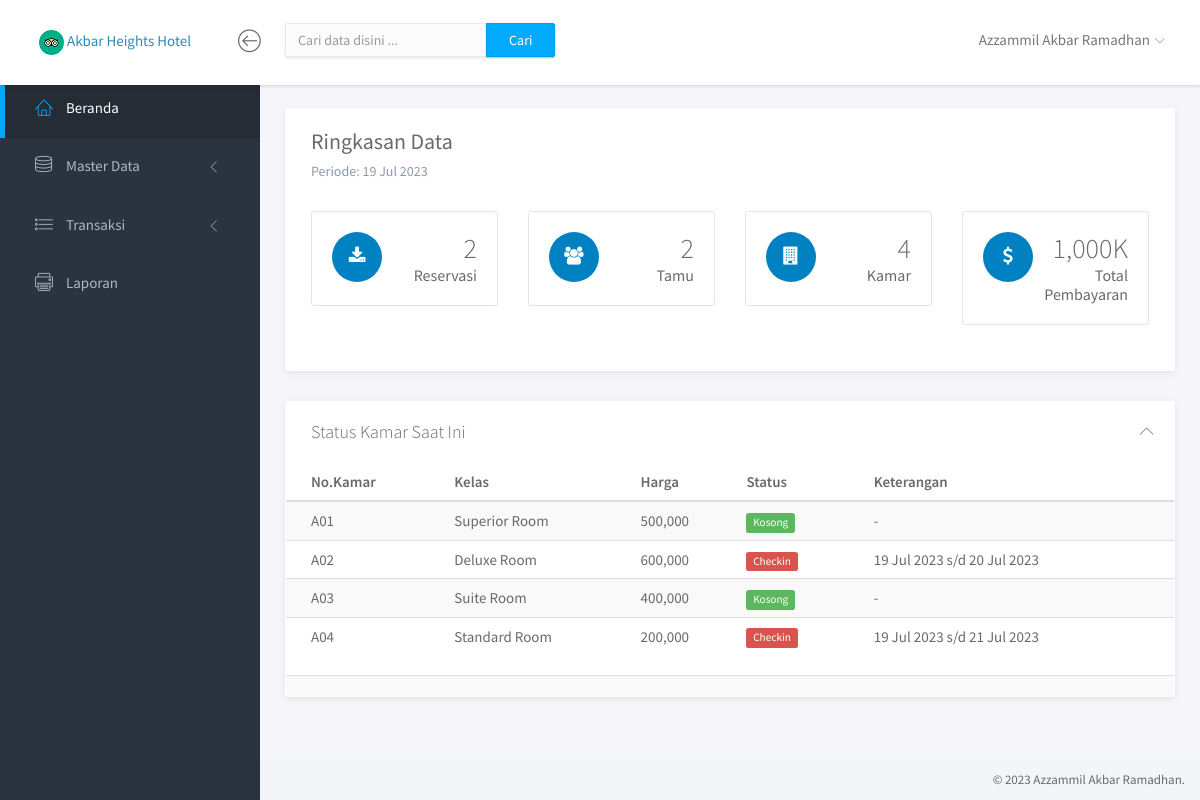
Page /index.php?p=home (signed in) on the committed database.
### tables this page shows
CREATE TABLE `kamar` (
  `no_kamar` varchar(5) NOT NULL,
  `kelas` varchar(20) NOT NULL,
  `harga` int(11) NOT NULL,
  `status_kamar` varchar(8) NOT NULL,
  `dari` datetime NOT NULL,
  `sampai` datetime NOT NULL
);

### pages/home.php (the view, shortened to what this page needs)
<?php
$connection = new Connection();
$conn = $connection->getConnection();
$sql1 = $conn->query("SELECT COUNT(*) FROM reservasi");
$reservasi = $sql1->fetchColumn();
$sql2 = $conn->query("SELECT COUNT(*) FROM tamu");
$tamu = $sql2->fetchColumn();
$sql3 = $conn->query("SELECT COUNT(*) FROM kamar");
$kamar = $sql3->fetchColumn();
$sql4 = $conn->query("SELECT SUM(jumlah_bayar) FROM reservasi");
$rev = $sql4->fetchColumn();
?>
<div class="main-content">
	<div class="container-fluid">
		<div class="panel panel-headline">
			<div class="panel-heading">
				<h3 class="panel-title">Ringkasan Data</h3>
				<p class="panel-subtitle">Periode: <?php echo date('d M Y'); ?></p>
			</div>
			<div class="panel-body">
				<div class="row">
					<div class="col-md-3">
						<div class="metric">
							<span class="icon"><i class="fa fa-download"></i></span>
							<p>
								<span class="number"><?php echo number_format($reservasi); ?></span>
								<span class="title">Reservasi</span>
							</p>
						</div>
					</div>
					<div class="col-md-3">
						<div class="metric">
							<span class="icon"><i class="fa fa-users"></i></span>
							<p>
								<span class="number"><?php echo number_format($tamu); ?></span>
								<span class="title">Tamu</span>
							</p>
						</div>
					</div>
					<div class="col-md-3">
						<div class="metric">
							<span class="icon"><i class="fa fa-building"></i></span>
							<p>
								<span class="number"><?php echo number_format($kamar); ?></span>
								<span class="title">Kamar</span>
							</p>
						</div>
					</div>
					<div class="col-md-3">
						<div class="metric">
							<span class="icon"><i class="fa fa-dollar"></i></span>
							<p>
								<span class="number"><?php echo number_format($rev * 0.001); ?>K</span>
								<span class="title">Total Pembayaran</span>
							</p>
						</div>
					</div>
				</div>
			</div>
		</div>
		<div class="row">
			<div class="col-md-12">
				<div class="panel">
					<div class="panel-heading">
						<h3 class="panel-title">Status Kamar Saat Ini</h3>
						<div class="right">
							<button type="button" class="btn-toggle-collapse"><i class="lnr lnr-chevron-up"></i></button>
						</div>
					</div>
					<div class="panel-body no-padding">
						<table class="table table-striped">
							<thead>
								<tr>
									<th>No.Kamar</th>
									<th>Kelas</th>
									<th>Harga</th>
									<th>Status</th>
									<th>Keterangan</th>
								</tr>
							</thead>
							<tbody>
								<?php $sqlget = $conn->prepare("SELECT * FROM kamar");
								$sqlget->execute();
								while ($data = $sqlget->fetch(PDO::FETCH_ASSOC)) {
									$dr = date('d M Y', strtotime($data['dari']));
									$sm = date('d M Y', strtotime($data['sampai']));
									if ($data['status_kamar'] == "Kosong") {
										$cl = "label label-success";
										$ket = "-";
									} else {
										$cl = "label label-danger";
										$ket = $dr . " s/d " . $sm;
									}
									echo "<tr>
												<td>$data[no_kamar]</td>
												<td>$data[kelas]</td>
												<td>" . number_format($data['harga']) . "</td>
												<td><span class='$cl'>$data[status_kamar]</span></td>
												<td>$ket</span></td>
											</tr>";
								}
								?>
							</tbody>
						</table>
					</div>
					<div class="panel-footer">
					</div>
				</div>
			</div>
		</div>
	</div>
</div>

### index.php (shortened to what this page needs)
<?php
if (!isset($_SESSION['username'])) {
	header("Location: halaman_utama.php");
	exit;
} else {
	$connection = new Connection();
	$conn = $connection->getConnection();
	$sql78 = $conn->prepare("SELECT * FROM admin WHERE username='$_SESSION[username]'");
	$sql78->execute();
	$hasil78 = $sql78->fetch(PDO::FETCH_ASSOC);
?>
	<!doctype html>
	<html lang="en">
	<head>
		<link rel="stylesheet" href="assets/vendor/bootstrap/css/bootstrap.min.css">
		<link rel="stylesheet" href="assets/vendor/font-awesome/css/font-awesome.min.css">
		<link rel="stylesheet" href="assets/vendor/linearicons/style.css">
		<link rel="stylesheet" href="assets/vendor/chartist/css/chartist-custom.css">
		<link rel="stylesheet" href="assets/css/main.css">
	</head>
	<body>
		<div id="wrapper">
			<nav class="navbar navbar-default navbar-fixed-top">
				<div class="brand">
					<img src="assets/img/logoindex.png" alt="logo">
					<a href="?p=home">Akbar Heights Hotel</a>
				</div>
				<div class="container-fluid">
					<div class="navbar-btn">
						<button type="button" class="btn-toggle-fullwidth"><i class="lnr lnr-arrow-left-circle"></i></button>
					</div>
					<form class="navbar-form navbar-left" method="post" action="<?php $_SERVER['PHP_SELF']; ?>">
						<div class="input-group">
							<input type="text" class="form-control" name="txtKataKunci" placeholder="Cari data disini ...">
							<span class="input-group-btn"><button type="submit" class="btn btn-primary" name="btnCari">Cari</button></span>
						</div>
					</form>
					<div id="navbar-menu">
						<ul class="nav navbar-nav navbar-right">
							<li class="dropdown">
								<a href="#" class="dropdown-toggle" data-toggle="dropdown"> <span><?php echo $hasil78['nama_admin']; ?></span> <i class="icon-submenu lnr lnr-chevron-down"></i></a>
							</li>
						</ul>
					</div>
				</div>
			</nav>
			<div id="sidebar-nav" class="sidebar">
				<div class="sidebar-scroll">
					<nav>
						<ul class="nav">
							<li><a href="?p=home" class="active"><i class="lnr lnr-home"></i> <span>Beranda</span></a></li>
							<li>
								<a href="#subPages" data-toggle="collapse" class="collapsed"><i class="lnr lnr-database"></i> <span>Master Data</span> <i class="icon-submenu lnr lnr-chevron-left"></i></a>
							</li>
							<li>
								<a href="#subPages2" data-toggle="collapse" class="collapsed"><i class="lnr lnr-list"></i> <span>Transaksi</span> <i class="icon-submenu lnr lnr-chevron-left"></i></a>
							</li>
							<li><a href="?p=laporan" class=""><i class="lnr lnr-printer"></i> <span>Laporan</span></a></li>
						</ul>
					</nav>
				</div>
			</div>
			<div class="main">
				<?php include('isi.php'); ?>
			</div>
			<footer>
				<div class="container-fluid">
					<p class="copyright">&copy; 2023 Azzammil Akbar Ramadhan.</p>
				</div>
			</footer>
		</div>
	</body>
	</html>
<?php } ?>

### isi.php
<?php
$pages_dir = 'pages';
if (!empty($_GET['p'])) {
	$pages = scandir($pages_dir, 0);
	unset($pages[0], $pages[1]);
	$p = $_GET['p'];
	if (in_array($p . '.php', $pages)) {
		include($pages_dir . '/' . $p . '.php');
	} else {
		echo 'Halaman tidak ditemukan! :(';
	}
} else {
	include($pages_dir . '/home.php');
}
?>

### rows in the picture
kamar: no_kamar "A01", kelas "Superior Room", harga "500,000", status_kamar "Kosong", status_kamar "-"
kamar: no_kamar "A02", kelas "Deluxe Room", harga "600,000", status_kamar "Checkin", ket "19 Jul 2023 s/d 20 Jul 2023"
kamar: no_kamar "A03", kelas "Suite Room", harga "400,000", status_kamar "Kosong", status_kamar "-"
kamar: no_kamar "A04", kelas "Standard Room", harga "200,000", status_kamar "Checkin", ket "19 Jul 2023 s/d 21 Jul 2023"

### other values in the picture
$hasil78['nama_admin'] "Azzammil Akbar Ramadhan"
$reservasi "2"
$tamu "2"
$kamar "4"
$rev * 0.001 "1,000"
